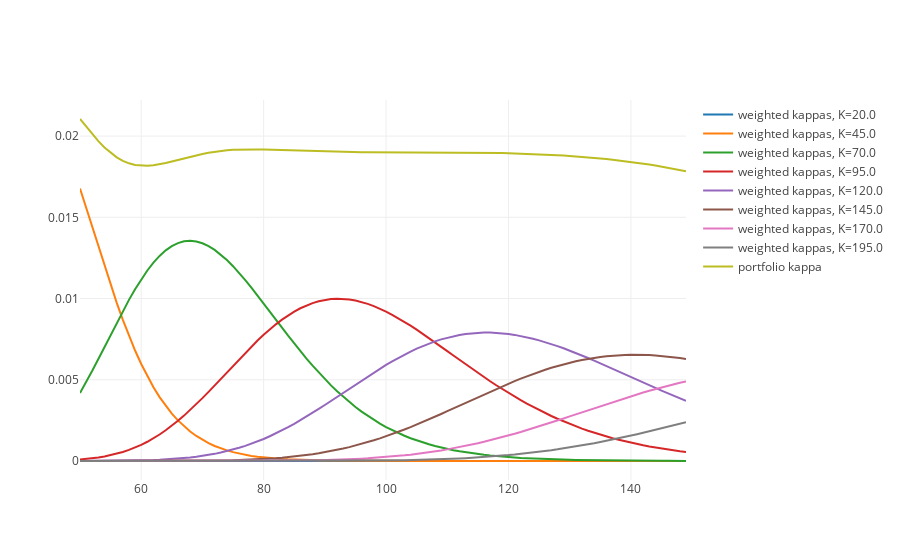

The notebook cell this image was saved under:
### Code cell
sigma = 0.2
r = 0.05
T = 1 
K = 100

S0 = np.arange(50.0, 150.0, 1)
Ks = np.arange(20.0, 200.0, 25)



data = [go.Scatter(
    x = S0,
    y = (1/(K**2))*kappa_call(S0, K, r, sigma, T),    
    mode = 'line',
    name = 'weighted kappas, K={}'.format(K)
) for K in Ks] 

data = data + [go.Scatter(
    x = S0,
    y = call_portfolio_kappa(S0, Ks, r, sigma, T),    
    mode = 'line',
    name = 'portfolio kappa'
)]

iplot(data, filename='scatter-mode')
